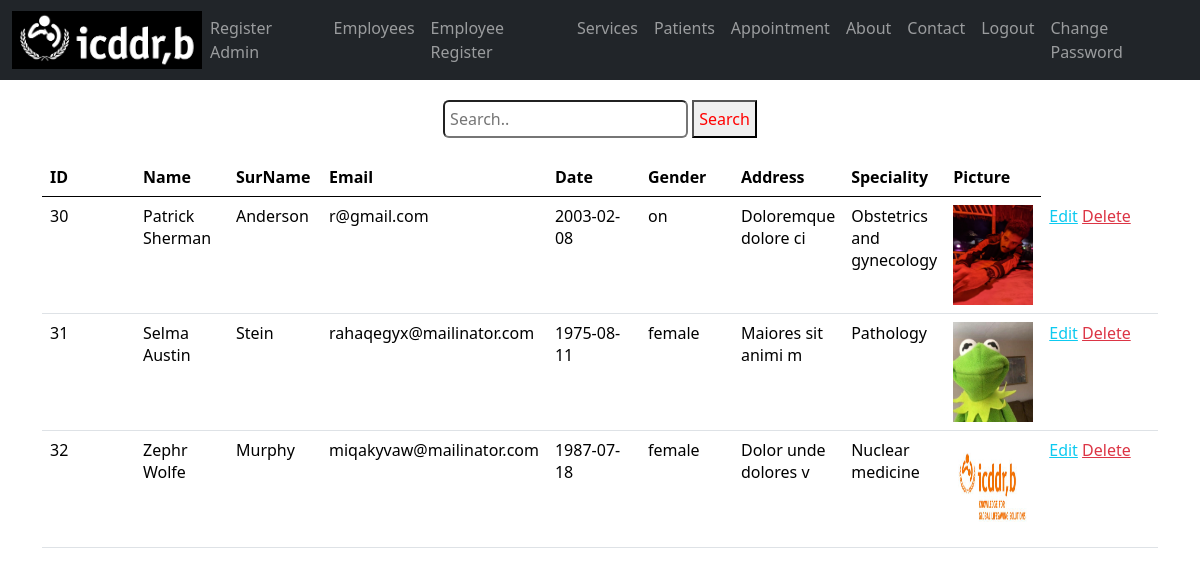
The app's page /admin_list.php (signed in), older data.
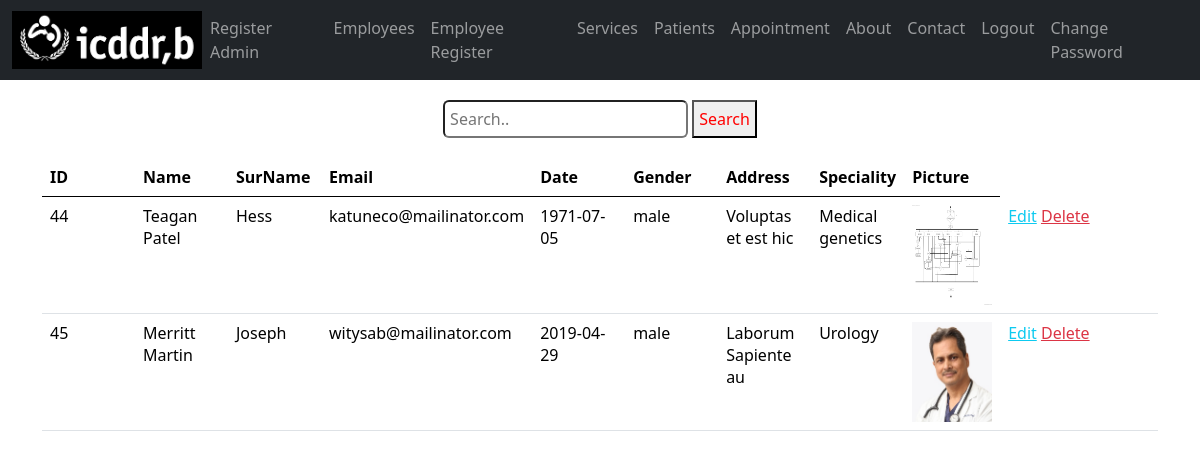
The same page, newer data.
### tables this page shows
CREATE TABLE `users` (
  `id` int(255) NOT NULL,
  `username` varchar(255) DEFAULT NULL,
  `email` varchar(255) NOT NULL,
  `password` varchar(255) NOT NULL,
  `name` varchar(255) DEFAULT NULL,
  `surname` varchar(255) DEFAULT NULL,
  `date` varchar(255) DEFAULT NULL,
  `ptype` varchar(255) DEFAULT NULL,
  `file` varchar(255) DEFAULT NULL,
  `gender` varchar(255) DEFAULT NULL,
  `utype` varchar(255) DEFAULT NULL,
  `address` varchar(255) DEFAULT NULL,
  `phone` varchar(255) DEFAULT NULL
);

### init.php (called while the page is built, shortened)
<?php
$source = new source;
?>

### classes/source.php (called while the page is built, shortened)
<?php
class source extends db{
    public $Query;
    public function Query($query,$param = []){
        if(empty($param)){
            $this->Query = $this->db->prepare($query);
            return $this->Query->execute();
        }else{
            $this->Query = $this->db->prepare($query);
            return $this->Query->execute($param);
        }
    }
    public function CountRows(){
        return $this->Query->rowCount();
    }
    public function FetchAll(){
        return $this->Query->FetchAll(PDO::FETCH_OBJ);
    }
}
?>

### classes/db.php (called while the page is built, shortened)
<?php
class db{
    private $host = "localhost";
    private $username = "root";
    private $password = "";
    private $database = "intern";
    public function __construct(){
        try{
            $this->db = new PDO("mysql:hsot=".$this->host.";dbname=".$this->database,
            $this->username,$this->password);
        }catch(PDOException $e){
            echo "Connection problem : ".$e->getMessage();
        }
    }
}
?>

### admin_list.php (the view, shortened to what this page needs)
<?php
include "init.php";
?>
<html>
<head>
    <link href="https://cdn.jsdelivr.net/npm/bootstrap@5.0.2/dist/css/bootstrap.min.css" rel="stylesheet">
    <link rel="stylesheet" href="style/css_responsive.css">
</head>
<body>
    <?php
    include 'splitfile/navbar.php';
    ?>
    <div class="container-fluid">
        <div class="container">
<div style="border: 5px; padding: 5px; margin-top: 15px; margin-bottom:15px;"><center>
<form class="example" action="/action_page.php">
  <input type="text" placeholder="Search.." name="search" class="rounded" style="padding:5px; ">
  <button type="submit" style="padding:5px; color:red;">Search</button>
</form>
</center></div>
            <table class="table table-hover">
                <thead>
                    <tr>
                        <th class="col-1">ID</th>
                        <th class="col-1">Name</th>
                        <th class="col-1">SurName</th>
                        <th class="col-1">Email</th>
                        <th class="col-1">Date</th>
                        <th class="col-1">Gender</th>
                        <th class="col-1">Address</th>
                        <th class="col-1">Speciality</th>
                        <th class="col-1">Picture</th>
                    </tr>
                </thead>
                <tbody>
                <?php
                    $query = $source->Query("SELECT * FROM `users` WHERE utype=1");
                    $details = $source->FetchAll();
                    $numrow = $source->CountRows();
                    if ($numrow > 0) {
                        foreach ($details as $row) :
                    ?>
                            <tr>
                                <td><?php echo $row->id; ?></td>
                                <td><?php echo $row->name; ?></td>
                                <td><?php echo $row->surname; ?></td>
                                <td><?php echo $row->email; ?></td>
                                <td><?php echo $row->date; ?></td>
                                <td><?php echo $row->gender; ?></td>
                                <td><?php echo $row->address; ?></td>
                                <td><?php echo $row->ptype; ?></td>
                                <td><img src="Uploads/<?php echo $row->file; ?>" height=100px width=80px></td>
                                <?php echo "<td>
                 <a href='Edit.php?id=" . $row->id . "' class='.btn-sm btn-outline-info mr-2'>Edit</a>"."  "."<a href='delete.php?deleteuser=" . $row->id . "' class='.btn-sm btn-outline-danger mr-2'>Delete</a> </td>
                </tr>"; ?>
                        <?php
                        endforeach;
                    }
                        ?>
                </tbody>
            </table>
        </div>
    </div>
</body>
</html>

Row changes from the older to the newer data that the page shows:
removed users: id "30", name "Patrick Sherman", surname "Anderson", email "r@gmail.com", date "2003-02-08", gender "on", address "Doloremque dolore ci", ptype "Obstetrics and gynecology", file (picture)
removed users: id "31", name "Selma Austin", surname "Stein", email "rahaqegyx@mailinator.com", date "1975-08-11", gender "female", address "Maiores sit animi m", ptype "Pathology", file (picture)
removed users: id "32", name "Zephr Wolfe", surname "Murphy", email "miqakyvaw@mailinator.com", date "1987-07-18", gender "female", address "Dolor unde dolores v", ptype "Nuclear medicine", file (picture)
added users: id "44", name "Teagan Patel", surname "Hess", email "katuneco@mailinator.com", date "1971-07-05", gender "male", address "Voluptas et est hic", ptype "Medical genetics", file (picture)
added users: id "45", name "Merritt Martin", surname "Joseph", email "witysab@mailinator.com", date "2019-04-29", gender "male", address "Laborum Sapiente au", ptype "Urology", file (picture)
